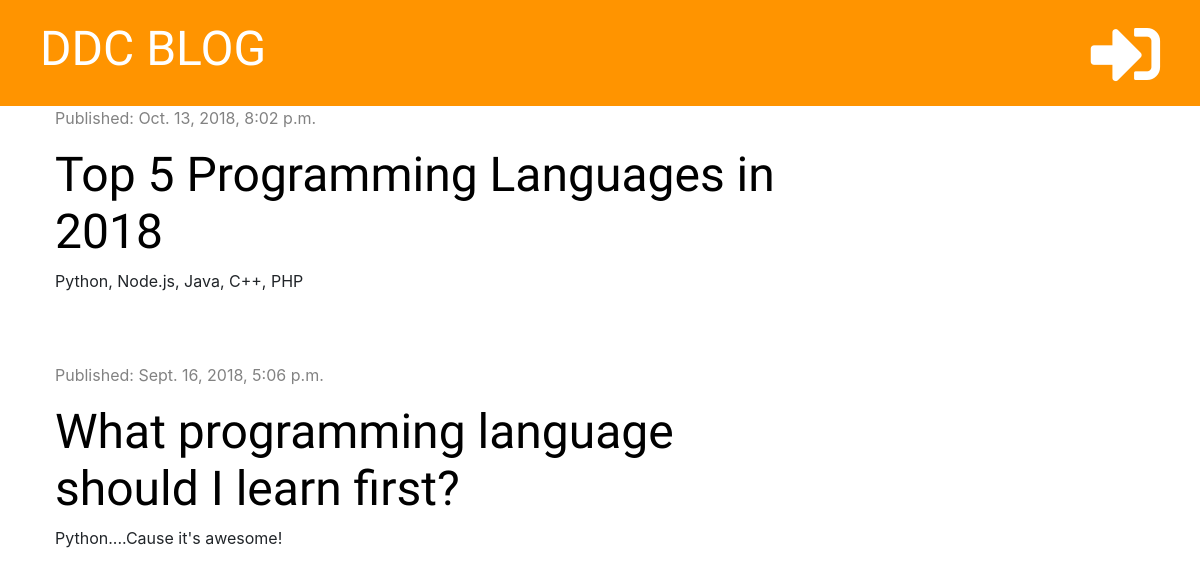
The page / on the database its author committed.
### blog/models.py (models this page shows, shortened)
class Post(models.Model):
    author = models.ForeignKey('auth.User', on_delete=models.CASCADE)
    title = models.CharField(max_length=200)
    text = models.TextField()
    created_date = models.DateTimeField(default=timezone.now)
    published_date = models.DateTimeField(blank=True, null=True)

### blog/views.py (the view)
# urls.py: path('', views.post_list, name="post_list"),
def post_list(request):
    posts = Post.objects.filter(published_date__lte=timezone.now()).order_by('-published_date')
    stuff_for_frontend = {'posts': posts}
    return render(request, "blog/post_list.html", stuff_for_frontend)

### blog/templates/blog/post_list.html
{% extends 'blog/base.html' %}
{% block content %}
    {% for post in posts %}
        <div class="post">
            <div class="date">
                <p>Published: {{ post.published_date }}</p>
            </div>
            <h1><a href="{% url 'post_detail' pk=post.pk %}">{{ post.title }}</a></h1>
            <p>{{ post.text|linebreaksbr }}</p>
        </div>
    {% endfor %}
{% endblock %}

### blog/static/css/blog.css (style rules this page uses)
h1, h2, h3, h4 { font-family: 'Tangerine', 'Inconsolata', 'Droid Sans', serif; font-size: 48px; }
.date { color: #828282; }
.post { margin-bottom: 70px; }
.post h1 a { color: #000000; }

### rows shown on the page
Post: published_date "Oct. 13, 2018, 8:02 p.m.", title "Top 5 Programming Languages in 2018", text "Python, Node.js, Java, C++, PHP"
Post: published_date "Sept. 16, 2018, 5:06 p.m.", title "What programming language should I learn first?", text "Python....Cause it's awesome!"
